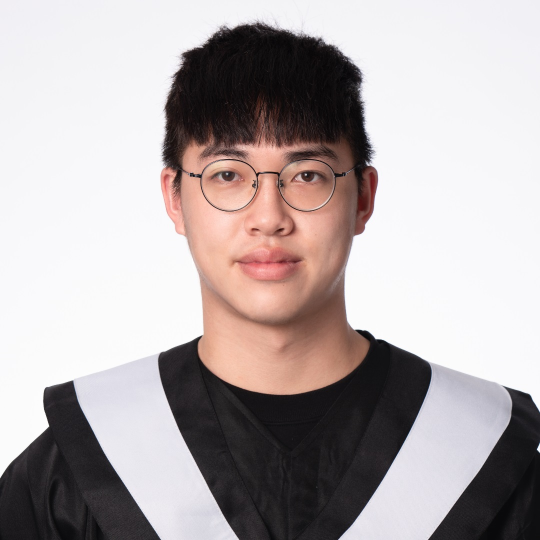
#> input picture org.jpg, 1080 x 1080 px (shown at 1/2 size)
$ python LSB.py
#> lines starting #> are read from the running program, lines starting #| are printed output that depends on the picture; after the words box and inside, x2 and y2 are one past the last pixel; in counts of white or black regions, pixels touching at a corner belong together
import numpy as np
import cv2

# read img
org = cv2.imread('org.jpg')
#> org is the input picture: shape (1080, 1080, 3); mean B, G, R 170.7, 170.5, 178.9
embed = cv2.imread('embed.jpg')
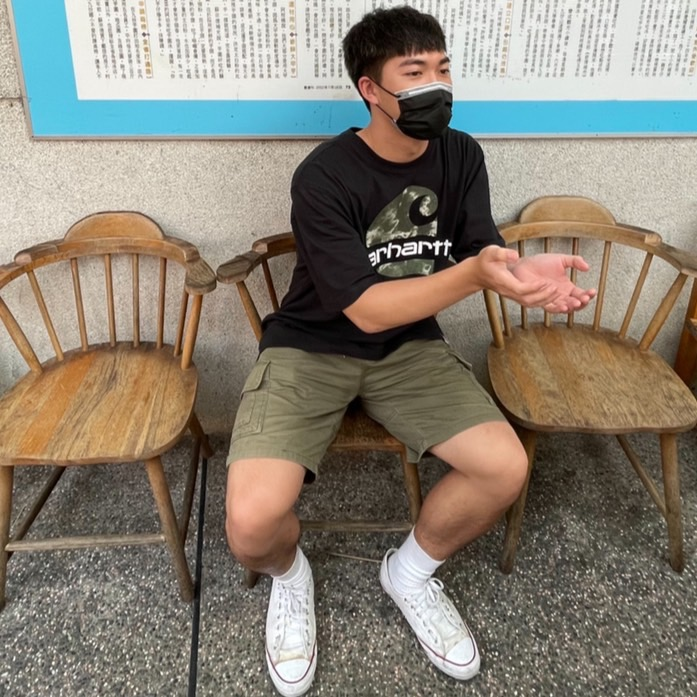
#> input picture embed.jpg, 697 x 697 px
#> embed is the input picture: shape (697, 697, 3); mean B, G, R 116.6, 129.1, 136.6
# resize image(down sampling)
org_size = 640
embed_size = 480
org = cv2.resize(org, (org_size, org_size), interpolation=cv2.INTER_AREA)
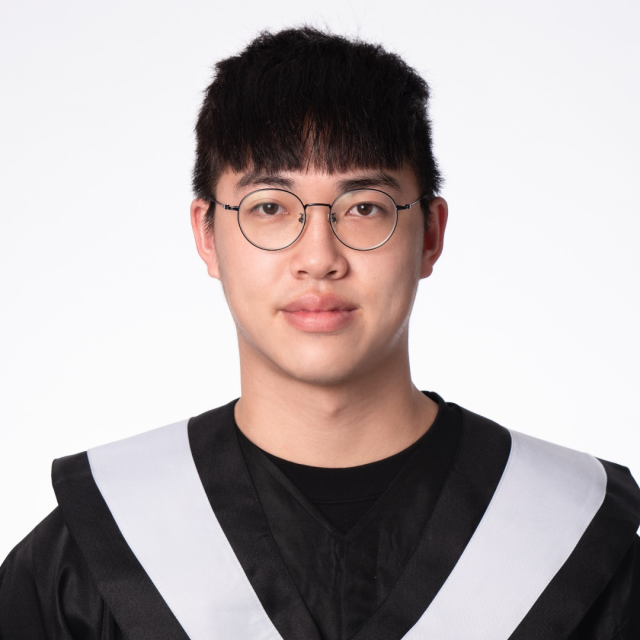
#> org: shape (640, 640, 3); mean B, G, R 170.7, 170.5, 178.9
embed = cv2.resize(embed, (embed_size, embed_size),
                   interpolation=cv2.INTER_AREA)
#> embed: shape (480, 480, 3)
# turn color into gray
org_gray = cv2.cvtColor(org, cv2.COLOR_BGR2GRAY)
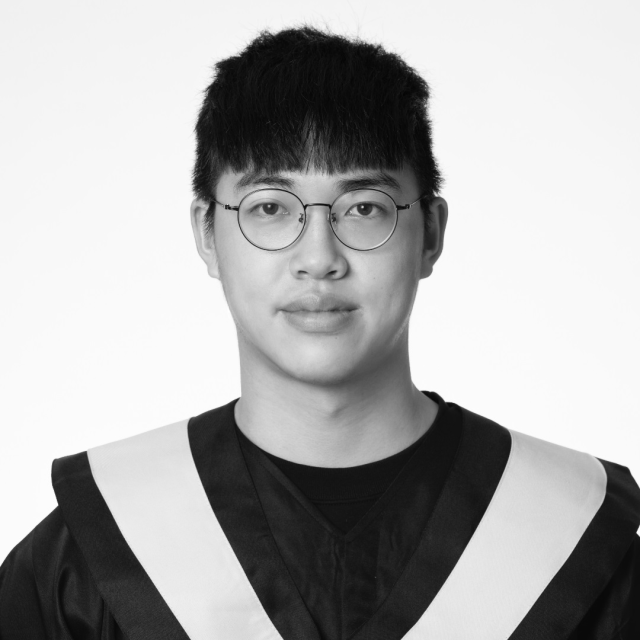
#> org_gray: shape (640, 640); min 5, max 255, mean 173
embed_gray = cv2.cvtColor(embed, cv2.COLOR_BGR2GRAY)
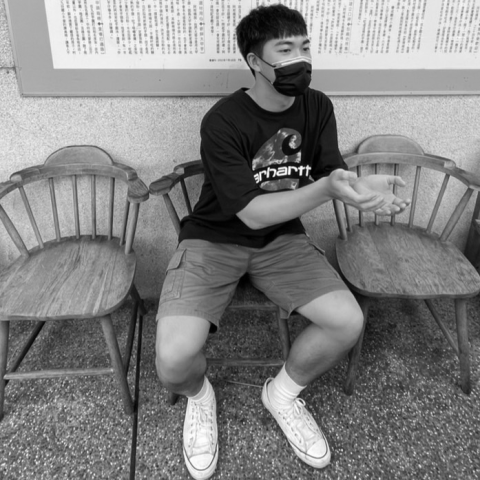
#> embed_gray: shape (480, 480); min 0, max 254, mean 129.9
# copy image
org_gray_3LSB = org_gray.copy()
org_gray_3LSB = org_gray_3LSB & 248  # (org pic & 11111000)
org_gray_2LSB = org_gray.copy()
org_gray_2LSB = org_gray_2LSB & 252  # (org pic & 11111100)
org_gray_1LSB = org_gray.copy()
org_gray_1LSB = org_gray_1LSB & 254  # (org pic & 11111110)
# embed the pic2 to pic1
for i in range(0, embed_size):
    for j in range(0, embed_size):
        org_gray_3LSB[i][j] = (org_gray_3LSB[i][j] | (
            (embed_gray[i][j] >> 5) & 7))  # 3bits MSB of embed pic to 3bits LSB of org pic
        org_gray_2LSB[i][j] = (org_gray_2LSB[i][j] | (
            (embed_gray[i][j] >> 6) & 3))  # 2bits MSB of embed pic to 2bits LSB of org pic
        org_gray_1LSB[i][j] = (org_gray_1LSB[i][j] | (
            (embed_gray[i][j] >> 7) & 1))  # MSB of embed pic to LSB of org pic
# save org img after embedded
for i in range(1, 4):
    cv2.imwrite(f'org_{i}LSB.jpg', locals()['org_gray_'+str(i)+'LSB'])
# pick the embed img out from org img
embed_gray_3MSB = (org_gray_3LSB & 7) << 5
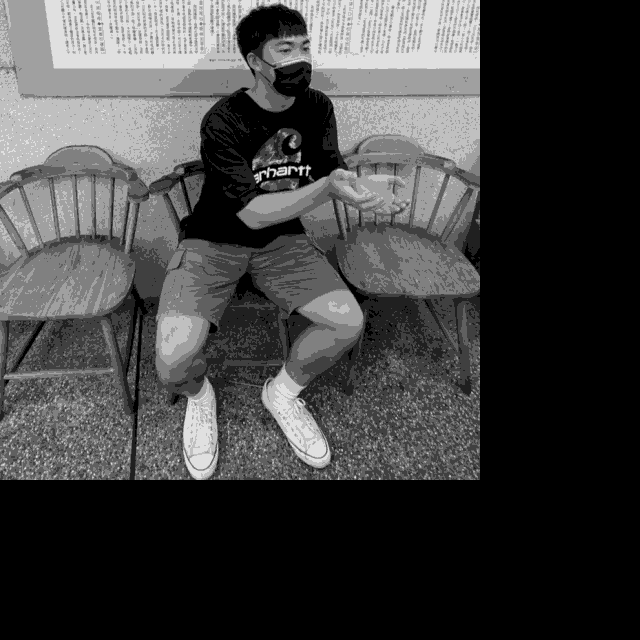
#> embed_gray_3MSB: shape (640, 640); min 0, max 224, mean 64.7
embed_gray_2MSB = (org_gray_3LSB & 3) << 6
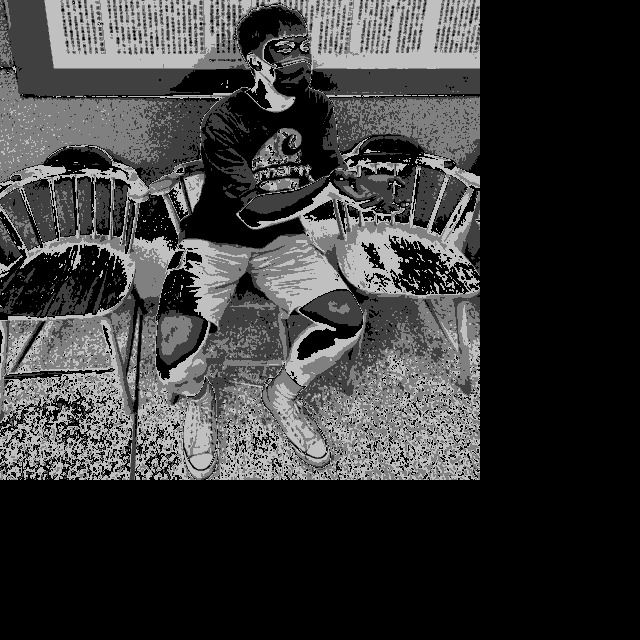
#> embed_gray_2MSB: shape (640, 640); min 0, max 192, mean 56.9
embed_gray_1MSB = (org_gray_3LSB & 1) << 7
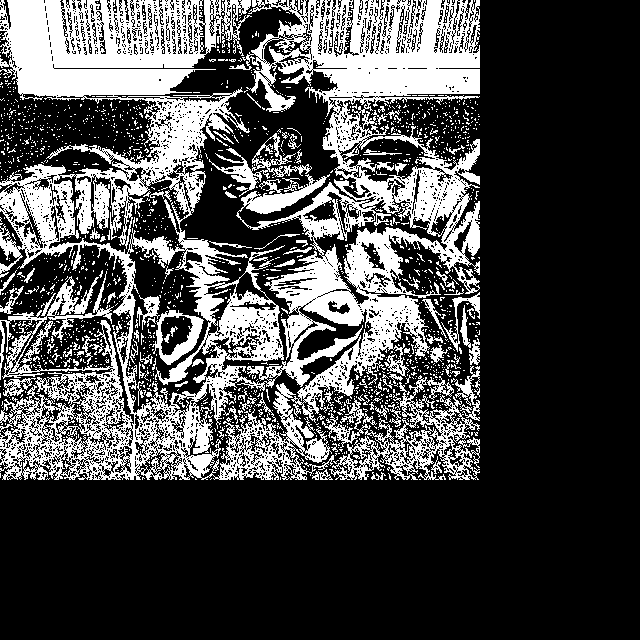
#> embed_gray_1MSB: shape (640, 640); values 0 (black) and 128 (white), 28.6% white; 1690 white regions (1588 under 20 px), largest, box (x1, y1, x2, y2) and area: (0, 0, 480, 480) 98469, (329, 375, 480, 480) 4566, (209, 133, 312, 197) 1231
# save embedded img from org img
for i in range(1, 4):
    cv2.imwrite(f'embed_{i}MSB.jpg', locals()['embed_gray_'+str(i)+'MSB'])
